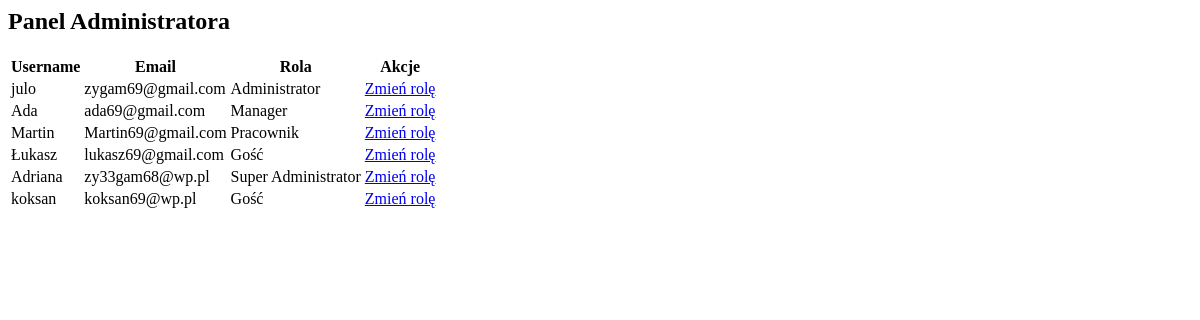
The app's page /admin_panel/ (signed in), older data.
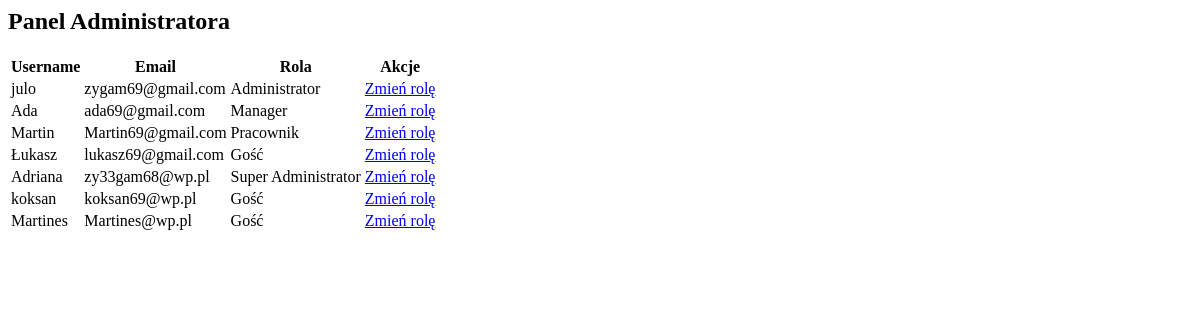
The same page, newer data.
### base/models.py (models this page shows, shortened)
class Profile(models.Model):
    USER_ROLES = (
        ('superadmin', 'Super Administrator'),
        ('admin', 'Administrator'),
        ('manager', 'Manager'),
        ('employee', 'Pracownik'),
        ('guest', 'Gość'),
    )
    USER_DEPARTMENT = (
        ('HR', 'HR'),
        ('IT', 'IT'),
        ('SALES', 'SALES'),
        ('FINANCE', 'FINANCE'),
        ('LOGISTICS', 'LOGISTICS'),
    )
    username = models.CharField(max_length=100, unique=True)
    email = models.EmailField(max_length=100, unique=True)
    password = models.CharField(max_length=128)
    role = models.CharField(max_length=20, choices=USER_ROLES, default='guest')
    department = models.CharField(max_length=100, choices=USER_DEPARTMENT, default='HR')

### base/views.py (the view)
# urls.py: path('admin_panel/', views.admin_panel, name='admin_panel'),
def admin_panel(request):
    if not request.session.get('user_id'):
        return redirect('login')  # Przekierowuje do strony logowania, jeśli nie
    user = Profile.objects.get(id=request.session.get('user_id'))
    if user.role != 'superadmin':
        return redirect('home')  # Przekierowuje do strony głównej, jeśli nie
    users = Profile.objects.all()
    return render(request, 'base/admin_panel.html', {'users': users})

### base/templates/base/admin_panel.html
<h2>Panel Administratora</h2>
<table>
  <tr>
    <th>Username</th>
    <th>Email</th>
    <th>Rola</th>
    <th>Akcje</th>
  </tr>
  {% for user in users %}
    <tr>
      <td>{{ user.username }}</td>
      <td>{{ user.email }}</td>
      <td>{{ user.get_role_display }}</td>
      <td>
        <a href="{% url 'edit_user_role' user.id %}">Zmień rolę</a>
      </td>
    </tr>
  {% endfor %}
</table>

Row changes from the older to the newer data that the page shows:
added Profile: username "Martines", email "Martines@wp.pl", role "Gość"
